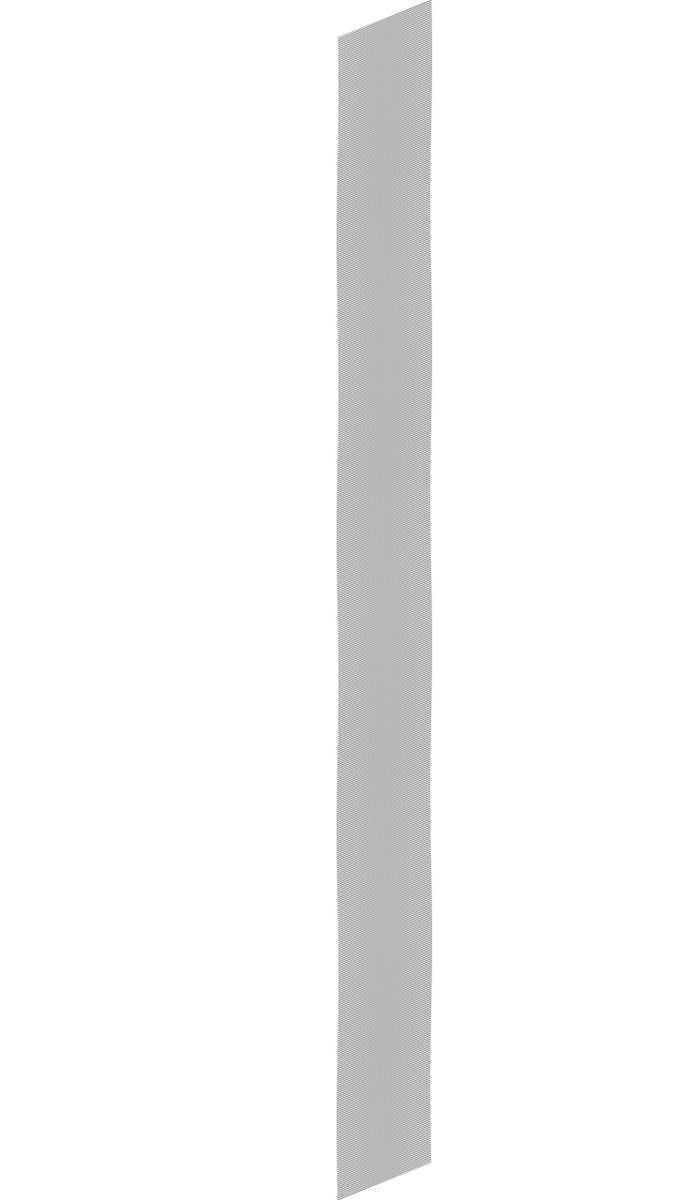
Frame 1 (no input)
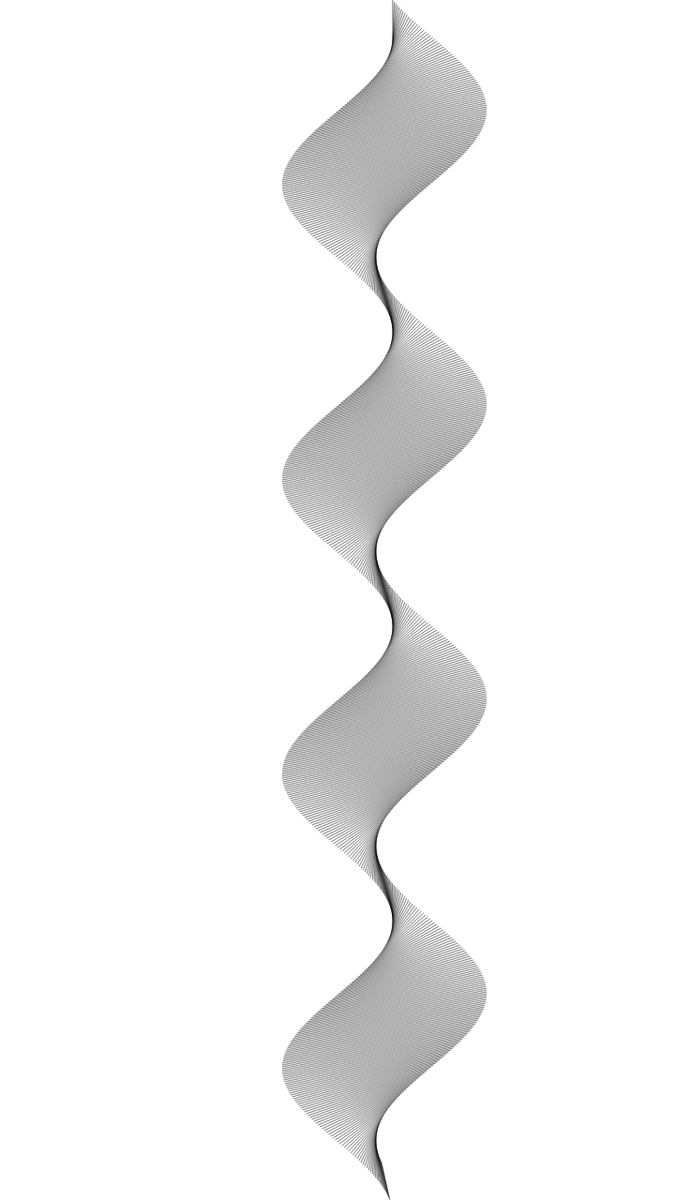
Frame 60 (no input)
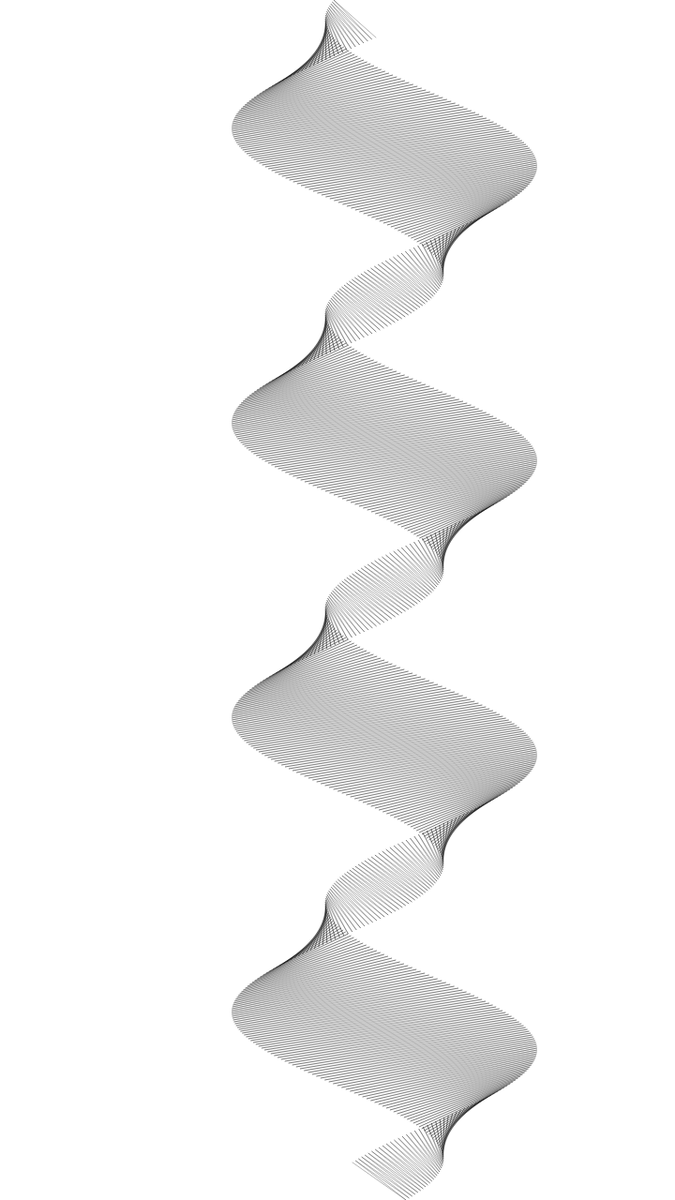
Frame 120 (the mouse pressed at the canvas centre since frame 60)

The p5.js sketch that drew these frames (run headless with seeded random() and noise() and a simulated clock; from frame 60 on, the mouse is pressed at the canvas centre):

// p5.js sketch
// ── sketch.js
function setup() {
  createCanvas(720, 1280);
  rot = 2;
  rot2 = 0.02;
  o = 0;
  o2 = 0;
  timer = 0;
  strokeWeight(0.3);
}

let modes = ["black", "white", "random"];
let modeIndex = 0;
function choseColors() {
  r = random(255);
  g = random(255);
  b = random(255);
}
const INTERACTION_KEY = 135;

function keyPressed() {
  if (keyCode === INTERACTION_KEY) {
    choseColors();

    modeIndex = (modeIndex + 1) % modes.length;
  }
}

let c = [];
let z = [];
let rot;
let rot2;
let o;
let o2;
let o3;
let model;
let timer;
function draw() {
  if (modes[modeIndex] === "black") {
    background(255);
    stroke(0);
  } else if (modes[modeIndex] === "white") {
    background(0);
    stroke(255);
  } else {
    background(r, g, b);
    stroke((r + g) % 255, (g + b) % 255, (b + r) % 255);
  }

  rot -= rot2;
  o2 += 0.005;
  o = 200 * sin(o2);

  for (let i = 0; i < height + 1; i += 2) {
    c.push(new coord(width / 2 + o * cos(-rot + i / (500 / 10)), i));
    z.push(new coord(width / 2 + 100 - o * cos(rot + i / (500 / 10)), i));
  }
  noFill();
  beginShape();
  for (let i = 20; i < c.length; i++) {
    vertex(c[i].x, c[i].y);
    vertex(z[i - 20].x, z[i - 20].y);
  }
  endShape();
  c.splice(0, c.length);
  z.splice(0, z.length);

  if (frameCount % 3000 === 0) {
    choseColors();

    modeIndex = (modeIndex + 1) % modes.length;
  }
}

function coord(x, y) {
  this.x = x;
  this.y = y;
}
